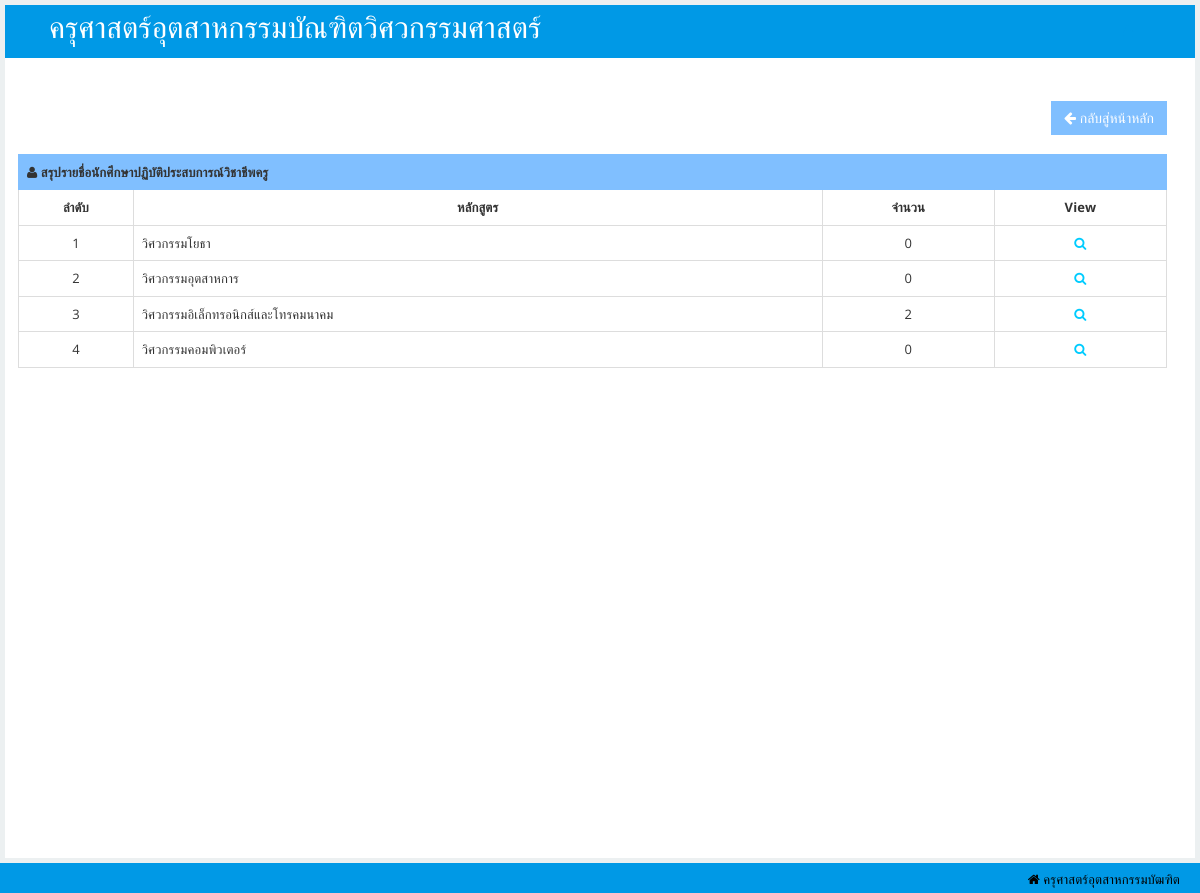
Screenshot of /rmutlexpro/reportbranchtr.php with the database file from the repository.
### tables this page shows
CREATE TABLE `branch` (
  `branch_id` int(11) NOT NULL,
  `branch_name` varchar(50) NOT NULL
);

### rmutlexpro/reportbranchtr.php (the view, shortened to what this page needs)
<!DOCTYPE html>
<html lang="en"><head>
    <link id="bootstrap-style" href="css/bootstrap.css" rel="stylesheet">
    <link href="css/halflings.css" rel="stylesheet">
    <link rel="stylesheet" href="css/layout.css" type="text/css">
    <link href="css/bootstrap-responsive.min.css" rel="stylesheet">
    <link id="base-style" href="css/style.css" rel="stylesheet">
    <link id="base-style-responsive" href="css/style-responsive.css" rel="stylesheet">
    <link href="css/font-awesome.min.css" rel="stylesheet">
    <link href="css/font-awesome.css" rel="stylesheet">
    <link rel="stylesheet" href="css/modal.css" type="text/css">
</head>
<body>
<div id="main">
<nav class="navbar navbar-default">
        <div class="navbar-inner">
            <div class="container-fluid">
                <div class="navbar-header">
                    <a class="brand"><span style="font-size:30px">&nbsp;ครุศาสตร์อุตสาหกรรมบัณฑิตวิศวกรรมศาสตร์</span></a>
                </div>
                <div class="nav-no-collapse header-nav">
                    <ul class="nav navbar-nav pull-right">
                        <li class="dropdown">
                            <a class="btn dropdown-toggle" href="#">
                                <i class="fa fa-user" style="color: #0099e6"></i>
                            </a>
                        </li>
                    </ul>
                </div>
            </div>
        </div>
    </nav>
            <div id="content" class="span10">
  <div class="row">
                    <div class="col-lg-12 panel-body">
                    <div align="right">
                                <button type="button" class="btn btn-primary btn-lg" id="adduser" style="background-color:#80bfff;border-color: #80bfff;; color:#fff" onclick='location.replace("report.php")'><i class="icon-arrow-left"></i> กลับสู่หน้าหลัก</button>
                        </div>
                        <br>
                        <div class="table-responsive panel-collapse pull out">
                            <table class="table table-bordered">
                                <tbody>
                                    <tr>
                                        <td style="text-align:left" class="success" colspan="10"><i class=" icon-user"></i><strong> สรุปรายชื่อนักศึกษาปฏิบัติประสบการณ์วิชาชีพครู</strong></td>
                                    </tr>
                                    <tr style="font-weight:bold;">
                                        <td style="width:10%;text-align:center">ลำดับ</td>
                                        <td style="width:60%;text-align:center">หลักสูตร</td>
                                        <td style="width:15%;text-align:center">จำนวน</td>
                                        <td style="width:15%;text-align:center">View</td>
                                    </tr>
                                    <tr>
                                    <?php
                                    $i='0';
                                    $strSQL = "SELECT * FROM branch ";
                                        $objQuery = mysql_query($strSQL);
                                        while ($nti=mysql_fetch_array($objQuery)){
                                        $branch_id=$nti['branch_id'];
                                        $i=$i+'1';
                                        ?>
                                        <td style="text-align:center"><?php echo $i;?></td>
                                        <td style="text-align:left"><?php echo $nti['branch_name'];?></td>
                                        <td style="text-align:center;">
                                            <?php
                                            $n='0';
                                                $branch1 ="SELECT * FROM studentsave WHERE branch_id=$branch_id";
                                                $objQuerystd = mysql_query($branch1);
                                                while ($ntia=mysql_fetch_array($objQuerystd)){
                                                    $brtr=$ntia['trainer_id'];
                                                $branch2 ="SELECT * FROM trainer WHERE trainer_id=$brtr";
                                                $objQuerytr = mysql_query($branch2);
                                                $rowtr=mysql_num_rows($objQuerytr);
                                                $n=$n+$rowtr;
                                            }
                                                    echo $n;
                                            ?>
                                        </td>
                                        <td style="text-align:center"><a href='reporttrainer.php?branch_id=<?php echo $nti['branch_id'];?>' data-toggle="tooltip" data-placement="top" data-original-title="แสดง"><i class=" icon-search" style="color:#00ccff"></i></a></td>
                                    </tr>
                                   <?php }?>
                                </tbody>
                            </table>
                        </div>
                    </div>
                </div>
            </div>
        </div>
   <footer>
            <p>
                <span class="icon-home" style="text-align:left;float: right"> ครุศาสตร์อุตสาหกรรมบัฒฑิต</a></span>
            </p>
        </footer>
</body>
</html>

### rmutlexpro/css/halflings.css (style rules this page uses)
html, html .halflings { -webkit-font-smoothing: antialiased !important; }

### rmutlexpro/css/layout.css (style rules this page uses)
html { position: relative; z-index: 1; min-height: 100%; letter-spacing: 0.1px; }
html body { font-family: 'Open Sans', sans-serif; font-size: 13px; min-height: 100%; background-color: #ecf0f1; overflow-x: hidden; }
#main { position: relative; -webkit-transition: -webkit-transform 0.2s ease; -o-transition: -o-transform 0.2s ease; transition: transform 0.2s ease; }
#main:before, #main:after { content: " "; display: table; }
#main:after { clear: both; }
#main { padding-top: 100px; }
@media (min-width: 768px) { #main { padding-top: 60px; } }

### rmutlexpro/css/style-responsive.css (style rules this page uses)
@media (min-width: 1200px) { #content { width: 100%; padding: 28px; margin: 0px 0px; } }
@media (min-width: 1200px) { footer { margin: 0px 0px 0px 0px; padding: 10px 20px; } }

### rmutlexpro/css/modal.css (style rules this page uses)
* { margin:0; padding:0; }

### rmutlexpro/reportbranchtr.php (style rules this page uses)
body { font-family: "Lato", sans-serif; }
#main { transition: margin-left .5s; padding: 5px; }

### rows the page displays
branch: i "1", branch_name "วิศวกรรมโยธา", n "0"
branch: i "2", branch_name "วิศวกรรมอุตสาหการ", n "0"
branch: i "3", branch_name "วิศวกรรมอิเล็กทรอนิกส์และโทรคมนาคม", n "2"
branch: i "4", branch_name "วิศวกรรมคอมพิวเตอร์", n "0"
